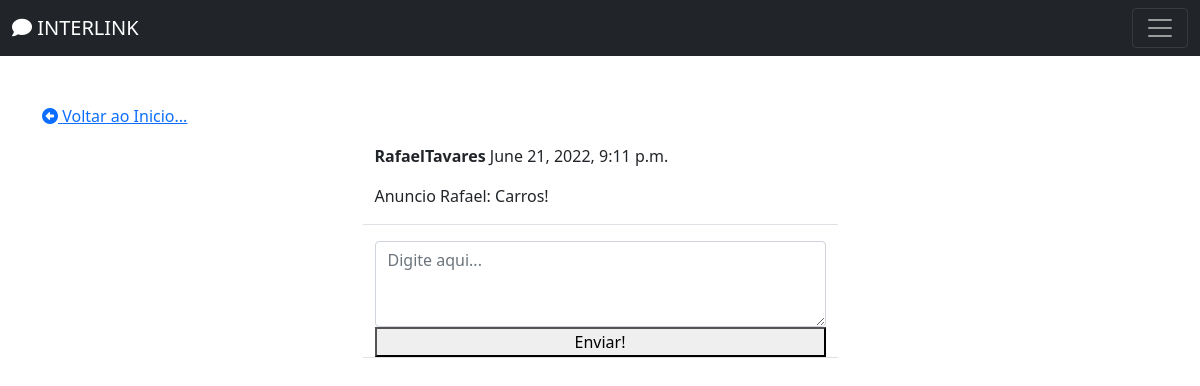
/social/post/9 (signed in), run on an earlier commit of the app's database.
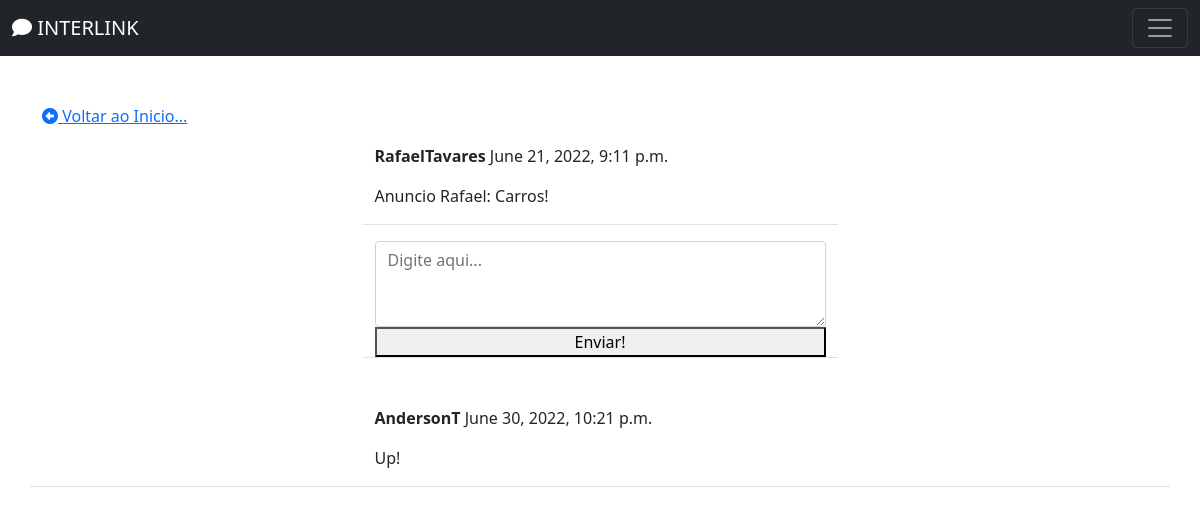
And on a later commit of the database.
### social/models.py (models this page shows)
class Comment(models.Model):
    comment = models.TextField()
    created_on = models.DateTimeField(default=timezone.now)
    author = models.ForeignKey(User, on_delete=models.CASCADE)
    post = models.ForeignKey('Post', on_delete=models.CASCADE)

### social/views.py (the view, shortened to what this page needs)
# urls.py: path('post/<int:pk>', PostDetailView.as_view(), name='post-detail'),
class PostDetailView(LoginRequiredMixin, View):
    def get(self, request, pk, *args, **kwargs):
        post = Post.objects.get(pk=pk)
        form = CommentForm()
        comments = Comment.objects.filter(post=post).order_by('-created_on')
        context = {
            'post': post,
            'form': form,
            'comments': comments,
        }
        return render(request, 'social/post_detail.html', context)

### social/forms.py
class CommentForm(forms.ModelForm):
    comment = forms.CharField(
        label='',
        widget=forms.Textarea(attrs={
            'rows': '3',
            'placeholder': 'Digite aqui...'
        })
    )
    class Meta:
        model = Comment
        fields = ['comment']

### social/templates/social/post_detail.html (shortened to what this page needs)
{% extends 'landing/base.html' %}
{% load crispy_forms_tags %}
{% block content %}
<div class="container">
    <div class="row mt-5">
        <div class="col-md-5 col-sm-6">
            <a href="{% url 'post-list' %}" class="btn-grey"><i class="fas fa-arrow-alt-circle-left"></i> Voltar ao Inicio...</a>
        </div>
    </div>
    <div class="row justify-content-center mt-3">
        <div class="col-md-5 col-sm-12 border-bottom">
            <p>
                <strong>{{ post.author }}</strong> {{ post.created_on }}
            </p>
            <p>
                {{ post.body }}
            </p>
        </div>
    </div>
    <div class="row justify-content-center mt-3 mb-5">
        <div class="col-md-5 col-sm-12 border-bottom">
            <form method="POST">
                {{ form | crispy }}
                <div class= "d-grid gap-2">
                    <button class=""btn btn-sucess mt-3">Enviar!</button>
                </div>
        </div>
    </div>
    {% for comment in comments %}
    <div class="row justify-content-center mt-3 mb-5 border-bottom">
        <div class="col-md-5 col-sm-12">
            <p>
                <strong>{{ comment.author }}</strong> {{ comment.created_on }}
            </p>
            <p>{{ comment.comment }}</p>
        </div>
    </div>
    {% endfor %}
</div>
{% endblock content %}

What changed in the data, as far as the page shows it:
added Comment: author "AndersonT", created_on "June 30, 2022, 10:21 p.m.", comment "Up!"
